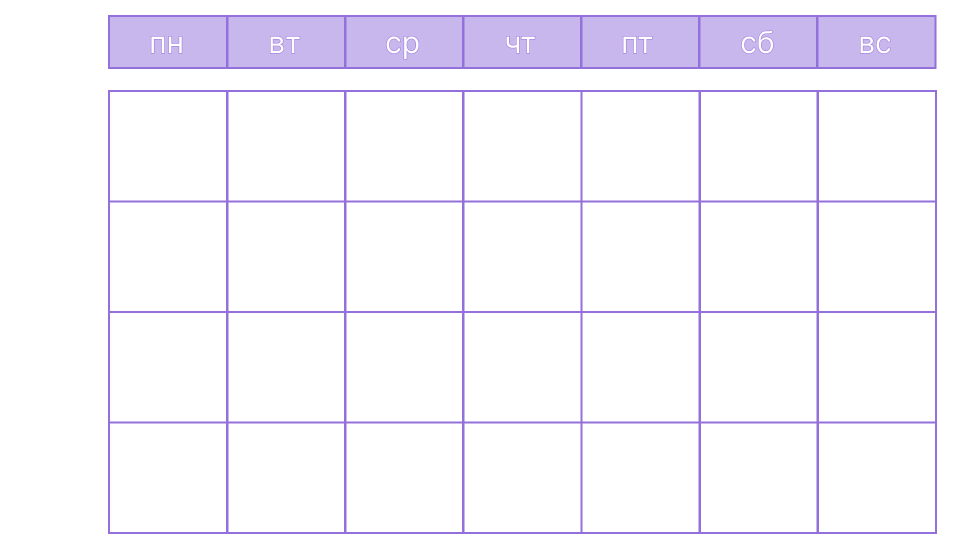
#> input picture img/month.png, 1920 x 1080 px (shown at 1/2 size)
$ python img_crt.py
#> lines starting #> are read from the running program, lines starting #| are printed output that depends on the picture
from PIL import Image, ImageDraw, ImageFont


def list_tasks(text):
    """сортировка тасков по времени через концы строк со временем.
    если нет времени то ставится 12:00 по дефолту"""

    lines = text.split('/')
    task_dict = dict()
    used_nums = set()
    for line in lines:
        if len(line) >= 5:
            if line[-3] != ':':
                line += ' 12:00'
        else:
            line += ' 12:00'

        last_symbs = line[-5:]  # выдёргиваем из строчки время в формате 12:00
        while last_symbs in used_nums:
            line = line[:-1]
            line += str(int(last_symbs[-1]) + 1)
            last_symbs = line[-5:]
        used_nums.add(last_symbs)
        task_time = int(last_symbs[:2] + last_symbs[3:])  # время таска и ключ в словаре для сортировки
        task_dict[task_time] = line

    sorted_dict = dict(sorted(task_dict.items()))
    res = ''
    for el in sorted_dict.values():
        res += el + '/'
    return res[:-1]


def img_crt(type_img, text):
    """создание изображения. тип_имг -- для будущего апдейта с разными плашками"""

    lines = list_tasks(text)
    lines = lines.split('/')
    num_lines = len(lines)
    if type_img == 'month':

        main_img = Image.open("img/month.png")
#> main_img is the input picture: PIL image 1920x1080 RGBA; mean R, G, B, A 17.6, 13.6, 25.9, 20.6
        idraw = ImageDraw.Draw(main_img)
        cur_size = 203 // (num_lines + 1)  # размер шрифта
        for i in range(len(lines)):
            line = lines[i]
            need_len = cur_size // 3
            if need_len >= len(line):
                # без переноса. всё вмещается

                new_line = line + '\n'
            else:
                num_lines += 1
                if (len(line) - need_len) <= 5:
                    # перенос времени

                    new_line = line[:-5].strip() + '\n' + line[-5:].strip() + '\n'
                else:
                    # некрасивый пока что перенос по символам в строчке

                    new_line = line[:-len(line) + need_len].strip() + '\n' + line[-(
                            len(line) - need_len):].strip() + '\n'
                if i == len(lines) - 1:
                    new_line = new_line[:-1]
            lines[i] = new_line
        cur_size = 203 // (num_lines + 1)
        font = ImageFont.truetype("Inter-V.ttf", size=cur_size)
        x_line = 224
        y_line = 189

        res_text = ''.join(lines)
        idraw.text((x_line, y_line), res_text, font=font, fill=(0, 0, 0, 255))  # пишет в ячейку

        # обработка и вывод текста отдельно по строчкам (изначальный вариант).
        # было принято решение внутри одного текста менять строчки, но не разделять их и не выводить отдельно

        # for line in lines:
        #     # print(238 // cur_size)
        #     # if 238 * 2 // cur_size <= len(line):
        #     #     cur_size -= 5
        #     # else:
        #     #     cur_size = int(203 / (num_lines + 1))
        #     #     print(line, 'DONE')
        #     # print(line, cur_size)
        #
        #     need_len = cur_size // 5
        #     print(need_len, len(line))
        #     if need_len <= len(line):
        #         idraw.text((x_line, y_line), line.strip(), font=font, fill=(0, 0, 0, 255))  # пишет в ячейку
        #         y_line += cur_size + cur_size / num_lines  # коорд новой строчки по оси игрек
        #     else:
        #         if (len(line) - need_len) <= 5:
        #             idraw.text((x_line, y_line), line[:5].strip(), font=font, fill=(0, 0, 0, 255))  # пишет в ячейку
        #             y_line += cur_size + cur_size / num_lines  # коорд новой строчки по оси игрек
        #             idraw.text((x_line, y_line), line[-5:].strip(), font=font, fill=(0, 0, 0, 255))  # пишет в ячейку
        #             num_lines += 1
    elif type_img == 'day':
        # main_img = Image.open("img/day.png")
        pass
    main_img.save('img/res_month_img.png')
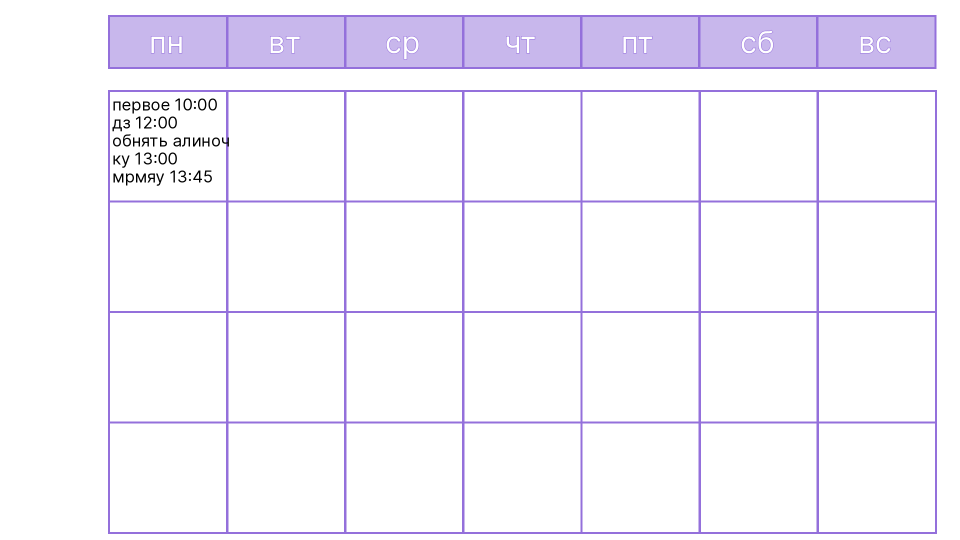
#> saved as res_month_img.png: PIL image 1920x1080 RGBA (shown at 1/2 size); mean R, G, B, A 17.6, 13.6, 25.9, 21.3; transparent parts drawn white


img_crt('month', 'первое 10:00/дз/обнять алиночку 13:00/мрмяу 13:45')

# [7 lines of commented-out code are left out]
